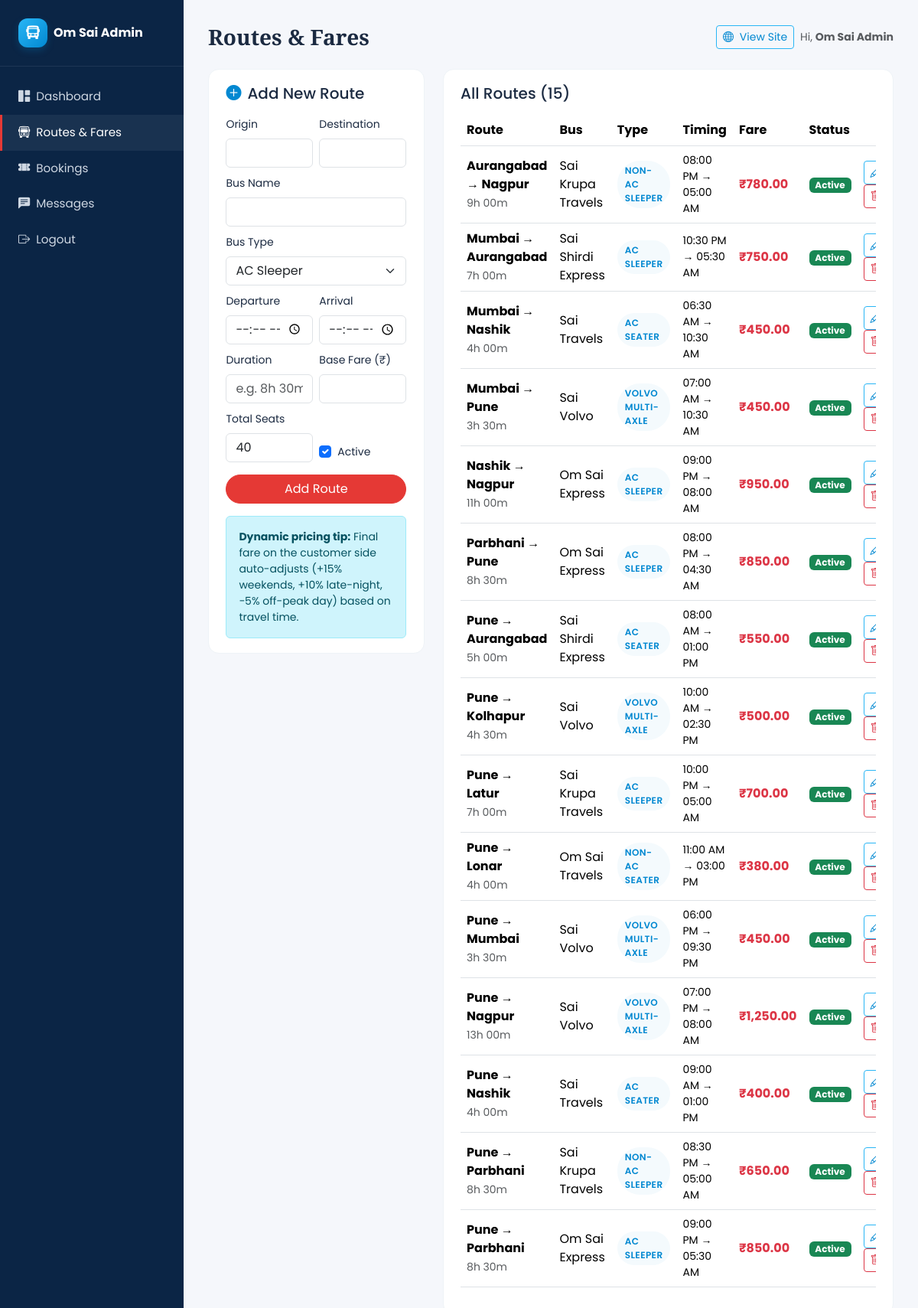
The page /admin/routes.php (signed in) on the database its author committed.
### tables this page shows
CREATE TABLE routes (
    id INT AUTO_INCREMENT PRIMARY KEY,
    origin VARCHAR(80) NOT NULL,
    destination VARCHAR(80) NOT NULL,
    bus_name VARCHAR(120) NOT NULL,
    bus_type ENUM('AC Sleeper','Non-AC Sleeper','AC Seater','Non-AC Seater','Volvo Multi-Axle') NOT NULL,
    departure_time TIME NOT NULL,
    arrival_time TIME NOT NULL,
    duration VARCHAR(20) NOT NULL,
    fare DECIMAL(10,2) NOT NULL,
    total_seats INT NOT NULL DEFAULT 40,
    active TINYINT(1) NOT NULL DEFAULT 1,
    created_at TIMESTAMP DEFAULT CURRENT_TIMESTAMP
);

### includes/functions.php (called while the page is built, shortened)
<?php
function e($v) {
    return htmlspecialchars($v ?? '', ENT_QUOTES, 'UTF-8');
}
function rupees($v) {
    return '₹' . number_format((float)$v, 2);
}
function fmt_time($t) {
    return date('h:i A', strtotime($t));
}

### admin/routes.php (the view, shortened to what this page needs)
<?php
require_once __DIR__ . '/../includes/db.php';
require_once __DIR__ . '/../includes/functions.php';
$page_title = 'Routes & Fares';
$editing = null;
$routes = $pdo->query("SELECT * FROM routes ORDER BY origin, destination, departure_time")->fetchAll();
include __DIR__ . '/_header.php';
?>
<div class="row g-4">
  <div class="col-xl-4">
    <div class="bus-card">
      <h5 class="mb-3"><i class="bi bi-<?= $editing?'pencil-square':'plus-circle-fill' ?> text-primary me-2"></i><?= $editing?'Edit Route':'Add New Route' ?></h5>
      <form method="post" class="row g-2">
        <div class="col-6"><label class="form-label small">Origin</label>
          <input name="origin" class="form-control" required value="<?= e($editing['origin'] ?? '') ?>"></div>
        <div class="col-6"><label class="form-label small">Destination</label>
          <input name="destination" class="form-control" required value="<?= e($editing['destination'] ?? '') ?>"></div>
        <div class="col-12"><label class="form-label small">Bus Name</label>
          <input name="bus_name" class="form-control" required value="<?= e($editing['bus_name'] ?? '') ?>"></div>
        <div class="col-12"><label class="form-label small">Bus Type</label>
          <select name="bus_type" class="form-select" required>
            <?php foreach (['AC Sleeper','Non-AC Sleeper','AC Seater','Non-AC Seater','Volvo Multi-Axle'] as $t): ?>
              <option <?= ($editing['bus_type'] ?? '')===$t?'selected':'' ?>><?= $t ?></option>
            <?php endforeach; ?>
          </select></div>
        <div class="col-6"><label class="form-label small">Departure</label>
          <input type="time" name="departure_time" class="form-control" required value="<?= e($editing['departure_time'] ?? '') ?>"></div>
        <div class="col-6"><label class="form-label small">Arrival</label>
          <input type="time" name="arrival_time" class="form-control" required value="<?= e($editing['arrival_time'] ?? '') ?>"></div>
        <div class="col-6"><label class="form-label small">Duration</label>
          <input name="duration" class="form-control" placeholder="e.g. 8h 30m" required value="<?= e($editing['duration'] ?? '') ?>"></div>
        <div class="col-6"><label class="form-label small">Base Fare (₹)</label>
          <input type="number" step="0.01" name="fare" class="form-control" required value="<?= e($editing['fare'] ?? '') ?>"></div>
        <div class="col-6"><label class="form-label small">Total Seats</label>
          <input type="number" name="total_seats" class="form-control" required value="<?= e($editing['total_seats'] ?? 40) ?>"></div>
        <div class="col-6 d-flex align-items-end">
          <div class="form-check">
            <input type="checkbox" name="active" id="active" class="form-check-input" <?= (!$editing || $editing['active'])?'checked':'' ?>>
            <label for="active" class="form-check-label small">Active</label>
          </div>
        </div>
        <div class="col-12 d-grid mt-3">
          <button class="btn btn-danger rounded-pill"><?= $editing?'Update Route':'Add Route' ?></button>
        </div>
      </form>
      <div class="alert alert-info small mt-3 mb-0">
        <strong>Dynamic pricing tip:</strong> Final fare on the customer side auto-adjusts (+15% weekends, +10% late-night, −5% off-peak day) based on travel time.
      </div>
    </div>
  </div>
  <div class="col-xl-8">
    <div class="bus-card">
      <h5 class="mb-3">All Routes (<?= count($routes) ?>)</h5>
      <div class="table-responsive">
        <table class="table table-hover align-middle">
          <thead><tr><th>Route</th><th>Bus</th><th>Type</th><th>Timing</th><th>Fare</th><th>Status</th><th></th></tr></thead>
          <tbody>
            <?php foreach ($routes as $r): ?>
              <tr>
                <td><strong><?= e($r['origin']) ?> &rarr; <?= e($r['destination']) ?></strong><br><small class="text-muted"><?= e($r['duration']) ?></small></td>
                <td><?= e($r['bus_name']) ?></td>
                <td><span class="bus-type"><?= e($r['bus_type']) ?></span></td>
                <td class="small"><?= fmt_time($r['departure_time']) ?> &rarr; <?= fmt_time($r['arrival_time']) ?></td>
                <td><strong class="text-danger"><?= rupees($r['fare']) ?></strong></td>
                <td><span class="badge <?= $r['active']?'bg-success':'bg-secondary' ?>"><?= $r['active']?'Active':'Inactive' ?></span></td>
                <td class="text-end">
                  <a class="btn btn-sm btn-outline-primary" href="routes.php?action=edit&id=<?= (int)$r['id'] ?>"><i class="bi bi-pencil"></i></a>
                  <a class="btn btn-sm btn-outline-danger" href="routes.php?action=delete&id=<?= (int)$r['id'] ?>" onclick="return confirm('Delete this route? Existing bookings will also be removed.')"><i class="bi bi-trash"></i></a>
                </td>
              </tr>
            <?php endforeach; ?>
          </tbody>
        </table>
      </div>
    </div>
  </div>
</div>
<?php include __DIR__ . '/_footer.php'; ?>

### admin/_header.php (shortened to what this page needs)
<?php
require_once __DIR__ . '/../includes/functions.php';
$current_admin = basename($_SERVER['PHP_SELF']);
?>
<!DOCTYPE html>
<html lang="en"><head>
<link href="https://cdn.jsdelivr.net/npm/bootstrap@5.3.3/dist/css/bootstrap.min.css" rel="stylesheet">
<link href="https://cdn.jsdelivr.net/npm/bootstrap-icons@1.11.3/font/bootstrap-icons.min.css" rel="stylesheet">
<link href="../assets/css/style.css" rel="stylesheet">
</head>
<body>
<div class="admin-shell">
  <aside class="admin-side">
    <div class="brand d-flex align-items-center">
      <span class="brand-mark me-2"><i class="bi bi-bus-front-fill"></i></span>
      <span class="label fw-bold">Om Sai Admin</span>
    </div>
    <nav class="mt-3">
      <a href="dashboard.php" class="nav-item <?= $current_admin==='dashboard.php'?'active':'' ?>"><i class="bi bi-grid-1x2-fill me-2"></i><span class="label">Dashboard</span></a>
      <a href="routes.php"    class="nav-item <?= $current_admin==='routes.php'?'active':'' ?>"><i class="bi bi-bus-front me-2"></i><span class="label">Routes &amp; Fares</span></a>
      <a href="bookings.php"  class="nav-item <?= $current_admin==='bookings.php'?'active':'' ?>"><i class="bi bi-ticket-perforated-fill me-2"></i><span class="label">Bookings</span></a>
      <a href="messages.php"  class="nav-item <?= $current_admin==='messages.php'?'active':'' ?>"><i class="bi bi-chat-left-text-fill me-2"></i><span class="label">Messages</span></a>
      <a href="logout.php"    class="nav-item"><i class="bi bi-box-arrow-right me-2"></i><span class="label">Logout</span></a>
    </nav>
  </aside>
  <main class="admin-main">
    <div class="d-flex justify-content-between align-items-center mb-4">
      <h3 class="mb-0"><?= isset($page_title)?e($page_title):'' ?></h3>
      <div class="d-flex align-items-center">
        <a href="../index.php" target="_blank" class="btn btn-sm btn-outline-primary me-2"><i class="bi bi-globe me-1"></i> View Site</a>
        <span class="text-muted small">Hi, <strong><?= e($_SESSION['admin_name'] ?? 'Admin') ?></strong></span>
      </div>
    </div>

### admin/_footer.php (shortened to what this page needs)
  </main>
</div>
</body></html>

### assets/css/style.css (style rules this page uses)
:root { --primary: #29B6F6; --primary-dark: #0288D1; --accent: #E53935; --accent-dark: #B71C1C; --ink: #1B2A41; --muted: #6c7a89; --bg-soft: #F4FAFD; }
* { box-sizing: border-box; }
html, body { scroll-behavior: smooth; }
body { font-family: 'Poppins', system-ui, sans-serif; color: var(--ink); background: #fff; }
h1, h2, h3, h4, .display-1, .display-2, .display-3 { font-family: 'Playfair Display', serif; font-weight: 700; }
a { text-decoration: none; }
.brand-mark { width: 38px; height: 38px; border-radius: 12px; display: inline-flex; align-items: center; justify-content: center; background: linear-gradient(135deg, var(--primary), var(--primary-dark)); color: #fff; font-size: 1.1rem; box-shadow: 0 4px 10px rgba(2,136,209,.25); }
.btn-danger { background: var(--accent); border-color: var(--accent); }
.btn-outline-primary { color: var(--primary-dark); border-color: var(--primary); }
.bus-card { border: 1px solid #eef3f7; border-radius: 14px; padding: 1.2rem 1.4rem; background: #fff; transition: all .25s ease; margin-bottom: 1rem; }
.bus-card .bus-type { display: inline-block; font-size: .75rem; padding: 4px 10px; border-radius: 30px; background: var(--bg-soft); color: var(--primary-dark); font-weight: 600; text-transform: uppercase; letter-spacing: .4px; }
.admin-shell { display: flex; min-height: 100vh; background: #f5f7fb; }
.admin-side { width: 240px; background: #0B2545; color: #fff; padding: 1.5rem 0; flex-shrink: 0; }
.admin-side .brand { padding: 0 1.5rem 1.5rem; border-bottom: 1px solid rgba(255,255,255,.08); }
.admin-side .nav-item { display: block; color: #cfd8e3; padding: .75rem 1.5rem; font-size: .95rem; }
.admin-side .nav-item:hover, .admin-side .nav-item.active { background: rgba(255,255,255,.06); color: #fff; border-left: 3px solid var(--accent); padding-left: calc(1.5rem - 3px); }
.admin-main { flex: 1; padding: 2rem; }
.text-primary { color: var(--primary-dark) !important; }

### rows shown on the page
routes: origin "Aurangabad", destination "Nagpur", duration "9h 00m", bus_name "Sai Krupa Travels", bus_type "NON-AC SLEEPER", departure_time "08:00 PM", arrival_time "05:00 AM", fare "₹780.00", active "Active"
routes: origin "Mumbai", destination "Aurangabad", duration "7h 00m", bus_name "Sai Shirdi Express", bus_type "AC SLEEPER", departure_time "10:30 PM", arrival_time "05:30 AM", fare "₹750.00", active "Active"
routes: origin "Mumbai", destination "Nashik", duration "4h 00m", bus_name "Sai Travels", bus_type "AC SEATER", departure_time "06:30 AM", arrival_time "10:30 AM", fare "₹450.00", active "Active"
routes: origin "Mumbai", destination "Pune", duration "3h 30m", bus_name "Sai Volvo", bus_type "VOLVO MULTI-AXLE", departure_time "07:00 AM", arrival_time "10:30 AM", fare "₹450.00", active "Active"
routes: origin "Nashik", destination "Nagpur", duration "11h 00m", bus_name "Om Sai Express", bus_type "AC SLEEPER", departure_time "09:00 PM", arrival_time "08:00 AM", fare "₹950.00", active "Active"
routes: origin "Parbhani", destination "Pune", duration "8h 30m", bus_name "Om Sai Express", bus_type "AC SLEEPER", departure_time "08:00 PM", arrival_time "04:30 AM", fare "₹850.00", active "Active"
routes: origin "Pune", destination "Aurangabad", duration "5h 00m", bus_name "Sai Shirdi Express", bus_type "AC SEATER", departure_time "08:00 AM", arrival_time "01:00 PM", fare "₹550.00", active "Active"
routes: origin "Pune", destination "Kolhapur", duration "4h 30m", bus_name "Sai Volvo", bus_type "VOLVO MULTI-AXLE", departure_time "10:00 AM", arrival_time "02:30 PM", fare "₹500.00", active "Active"
routes: origin "Pune", destination "Latur", duration "7h 00m", bus_name "Sai Krupa Travels", bus_type "AC SLEEPER", departure_time "10:00 PM", arrival_time "05:00 AM", fare "₹700.00", active "Active"
routes: origin "Pune", destination "Lonar", duration "4h 00m", bus_name "Om Sai Travels", bus_type "NON-AC SEATER", departure_time "11:00 AM", arrival_time "03:00 PM", fare "₹380.00", active "Active"
routes: origin "Pune", destination "Mumbai", duration "3h 30m", bus_name "Sai Volvo", bus_type "VOLVO MULTI-AXLE", departure_time "06:00 PM", arrival_time "09:30 PM", fare "₹450.00", active "Active"
routes: origin "Pune", destination "Nagpur", duration "13h 00m", bus_name "Sai Volvo", bus_type "VOLVO MULTI-AXLE", departure_time "07:00 PM", arrival_time "08:00 AM", fare "₹1,250.00", active "Active"
routes: origin "Pune", destination "Nashik", duration "4h 00m", bus_name "Sai Travels", bus_type "AC SEATER", departure_time "09:00 AM", arrival_time "01:00 PM", fare "₹400.00", active "Active"
routes: origin "Pune", destination "Parbhani", duration "8h 30m", bus_name "Sai Krupa Travels", bus_type "NON-AC SLEEPER", departure_time "08:30 PM", arrival_time "05:00 AM", fare "₹650.00", active "Active"
routes: origin "Pune", destination "Parbhani", duration "8h 30m", bus_name "Om Sai Express", bus_type "AC SLEEPER", departure_time "09:00 PM", arrival_time "05:30 AM", fare "₹850.00", active "Active"

### other values the page prints
$page_title "Routes & Fares"
$_SESSION['admin_name'] "Om Sai Admin"
count($routes) "15"
form field bus_type "AC Sleeper"
